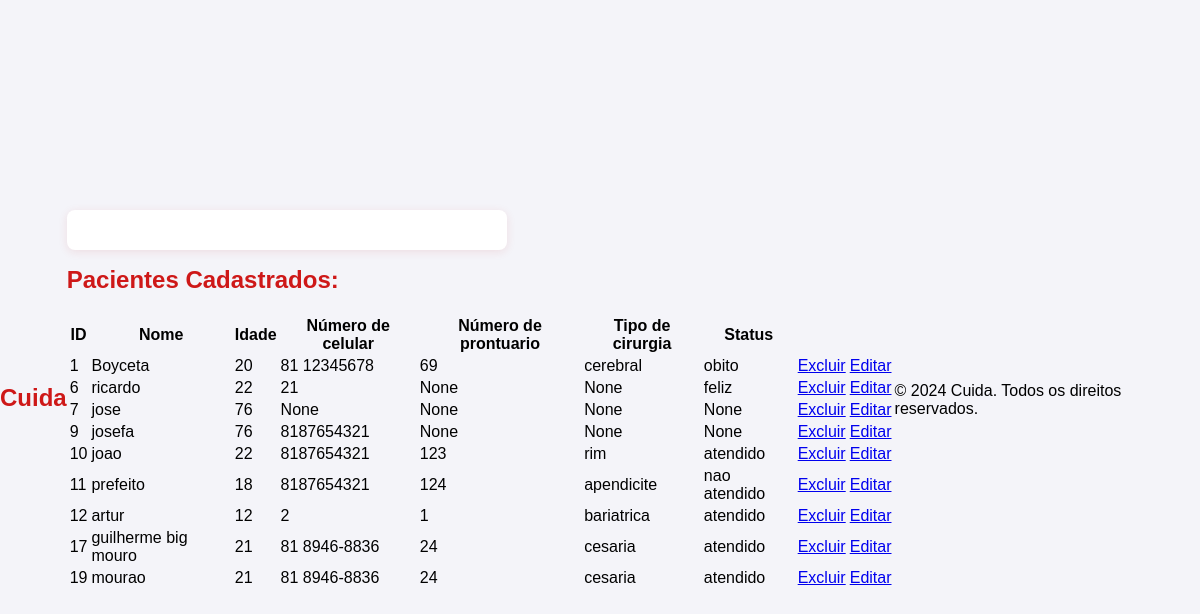
/pacientes/, run on an earlier commit of the app's database.
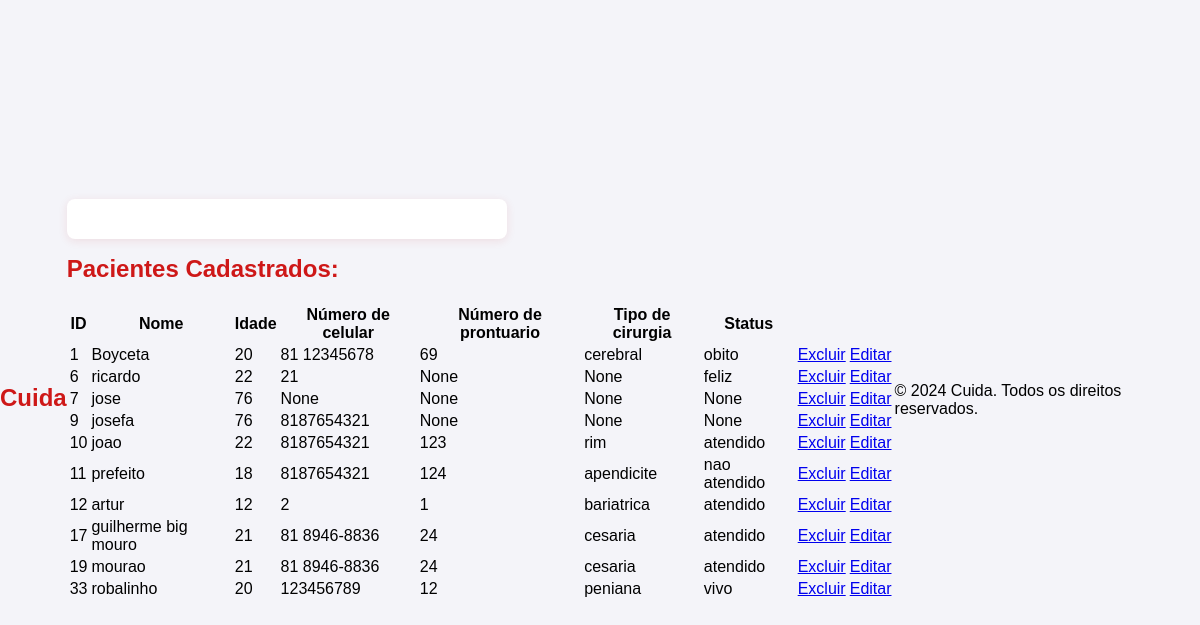
And on a later commit of the database.
### app_cuida/models.py (models this page shows, shortened)
class Paciente(models.Model):
    id_paciente = models.AutoField(primary_key=True)
    nome = models.CharField(max_length=25, null=True, blank=True)
    idade = models.IntegerField(null=True, blank=True)
    numero_celular = models.CharField(max_length=15, null=True, blank=True)
    numero_prontuario = models.CharField(max_length=15, null=True, blank=True)
    tipo_cirurgia = models.CharField(max_length=15, null=True, blank=True)
    status = models.CharField(max_length=15, null=True, blank=True)

### app_cuida/views.py (the view, shortened to what this page needs)
# urls.py: path('pacientes/', views.pacientes, name='listagem_pacientes'),
def pacientes(request):
    context = {
        'form': PacienteForm(),
        'pacientes': Paciente.objects.all(),
    }
    return render(request, 'cadastro/pacientes.html', context)

### app_cuida/templates/cadastro/pacientes.html (shortened to what this page needs)
{% extends 'base.html' %}
{% block content %}
<div class="container"></div>
<h1>Pacientes Cadastrados:</h1>
    <table class=" table table-bordered table-striped">
        <tr>
            <th>ID</th>
            <th>Nome</th>
            <th>Idade</th>
            <th>Número de celular</th>
            <th>Número de prontuario</th>
            <th>Tipo de cirurgia</th>
            <th>Status</th>
        </tr>
        {% for paciente in pacientes %}
        <tr>
            <td>{{paciente.id_paciente}}</td>
            <td>{{paciente.nome}}</td>
            <td>{{paciente.idade}}</td>
            <td>{{paciente.numero_celular}}</td>
            <td>{{paciente.numero_prontuario}}</td>
            <td>{{paciente.tipo_cirurgia}}</td>
            <td>{{paciente.status}}</td>
            <td>
                <a href="{% url 'delete_paciente' paciente.id_paciente %}">Excluir</a>
            </td>
            <td> <a href={% url 'update_paciente' paciente.id_paciente %}>Editar</a></td>
        </tr>
        {% endfor %}
    </table>
{% endblock %}

### templates/base.html (shortened to what this page needs)
{% load static %}
<!DOCTYPE html>
<html lang="pt-BR">
<head>
    <link rel="stylesheet" href="{% static 'css/base.css' %}">
</head>
<body>
    <header>
        <h1>Cuida</h1>
    </header>
    <main>
        {% block content %}{% endblock %}
    </main>
    <footer>
        <p>© 2024 Cuida. Todos os direitos reservados.</p>
    </footer>
</body>
</html>

### static/css/base.css (style rules this page uses)
body { font-family: Arial, sans-serif; background-color: #f4f4f9; margin: 0; padding: 0; display: flex; justify-content: center; align-items: center; height: 100vh; }
.container { background-color: #fff; padding: 20px; border-radius: 8px; box-shadow: 0 2px 10px rgba(199, 25, 25, 0.1); max-width: 400px; width: 100%; }
h1 { font-size: 24px; margin-bottom: 20px; color: #ce1818; }

What changed in the data, as far as the page shows it:
added Paciente: id_paciente "33", nome "robalinho", idade "20", numero_celular "123456789", numero_prontuario "12", tipo_cirurgia "peniana", status "vivo"
